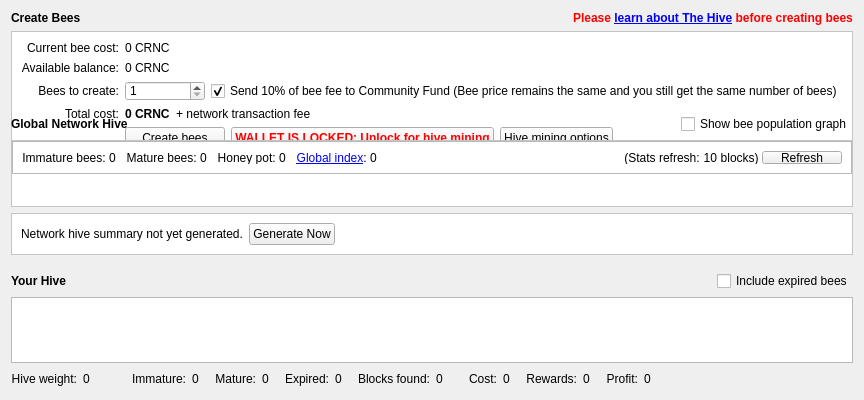
<?xml version="1.0" encoding="UTF-8"?>
<ui version="4.0">
 <class>HiveDialog</class>
 <widget class="QWidget" name="HiveDialog">
  <property name="geometry">
   <rect>
    <x>0</x>
    <y>0</y>
    <width>720</width>
    <height>400</height>
   </rect>
  </property>
  <property name="sizePolicy">
   <sizepolicy hsizetype="Preferred" vsizetype="Minimum">
    <horstretch>0</horstretch>
    <verstretch>0</verstretch>
   </sizepolicy>
  </property>
  <property name="minimumSize">
   <size>
    <width>0</width>
    <height>400</height>
   </size>
  </property>
  <property name="styleSheet">
   <string notr="true"/>
  </property>
  <layout class="QVBoxLayout" name="verticalLayout">
   <item>
    <layout class="QHBoxLayout" name="horizontalLayout_9">
     <item>
      <widget class="QLabel" name="createBeesTitleLabel">
       <property name="font">
        <font>
         <weight>75</weight>
         <bold>true</bold>
        </font>
       </property>
       <property name="text">
        <string>Create Bees</string>
       </property>
      </widget>
     </item>
     <item>
      <spacer name="horizontalSpacer_9">
       <property name="orientation">
        <enum>Qt::Horizontal</enum>
       </property>
       <property name="sizeHint" stdset="0">
        <size>
         <width>13</width>
         <height>13</height>
        </size>
       </property>
      </spacer>
     </item>
     <item>
      <widget class="QLabel" name="warningLabel">
       <property name="maximumSize">
        <size>
         <width>16</width>
         <height>16</height>
        </size>
       </property>
       <property name="font">
        <font>
         <weight>50</weight>
         <bold>false</bold>
        </font>
       </property>
       <property name="text">
        <string/>
       </property>
       <property name="pixmap">
        <pixmap resource="../bitcoin.qrc">:/icons/warning</pixmap>
       </property>
       <property name="scaledContents">
        <bool>true</bool>
       </property>
      </widget>
     </item>
     <item>
      <widget class="QLabel" name="warningLabel2">
       <property name="font">
        <font>
         <weight>75</weight>
         <bold>true</bold>
        </font>
       </property>
       <property name="text">
        <string>&lt;span style=&quot;color:#ff0000;&quot;&gt;Please &lt;a href=&quot;https://coin.crionic.org/?page_id=326&quot;&gt;&lt;span style=&quot;text-decoration: underline;&quot;&gt;learn about The Hive&lt;/span&gt;&lt;/a&gt; before creating bees&lt;/span&gt;</string>
       </property>
       <property name="openExternalLinks">
        <bool>true</bool>
       </property>
      </widget>
     </item>
    </layout>
   </item>
   <item>
    <widget class="QFrame" name="createBeesForm">
     <property name="sizePolicy">
      <sizepolicy hsizetype="Preferred" vsizetype="Fixed">
       <horstretch>0</horstretch>
       <verstretch>0</verstretch>
      </sizepolicy>
     </property>
     <property name="minimumSize">
      <size>
       <width>0</width>
       <height>145</height>
      </size>
     </property>
     <property name="styleSheet">
      <string notr="true">#createBeesForm{background:url(:/icons/hive_background_flash);
background-repeat:no-repeat;
background-position:bottom right;
background-color:white;}</string>
     </property>
     <property name="frameShape">
      <enum>QFrame::StyledPanel</enum>
     </property>
     <property name="frameShadow">
      <enum>QFrame::Sunken</enum>
     </property>
     <layout class="QFormLayout" name="formLayout_2">
      <property name="labelAlignment">
       <set>Qt::AlignRight|Qt::AlignTrailing|Qt::AlignVCenter</set>
      </property>
      <item row="0" column="0">
       <widget class="QLabel" name="currentBeeCostLabel_2">
        <property name="text">
         <string>Current bee cost:</string>
        </property>
        <property name="alignment">
         <set>Qt::AlignRight|Qt::AlignTrailing|Qt::AlignVCenter</set>
        </property>
       </widget>
      </item>
      <item row="1" column="0">
       <widget class="QLabel" name="currentBeeCostLabel_21">
        <property name="text">
         <string>Available balance:</string>
        </property>
        <property name="alignment">
         <set>Qt::AlignRight|Qt::AlignTrailing|Qt::AlignVCenter</set>
        </property>
       </widget>
      </item>
      <item row="1" column="1">
       <layout class="QHBoxLayout" name="horizontalLayout_91">
        <item>
         <widget class="QLabel" name="currentBalance">
          <property name="font">
           <font>
            <weight>50</weight>
            <bold>false</bold>
           </font>
          </property>
          <property name="text">
           <string>0 CRNC</string>
          </property>
         </widget>
        </item>
        <item>
         <spacer name="horizontalSpacer_91">
          <property name="orientation">
           <enum>Qt::Horizontal</enum>
          </property>
          <property name="sizeHint" stdset="0">
           <size>
            <width>0</width>
            <height>0</height>
           </size>
          </property>
         </spacer>
        </item>
       </layout>
      </item>
      <item row="2" column="0">
       <widget class="QLabel" name="beesToCreateLabel_2">
        <property name="text">
         <string>Bees to create:</string>
        </property>
        <property name="alignment">
         <set>Qt::AlignRight|Qt::AlignTrailing|Qt::AlignVCenter</set>
        </property>
       </widget>
      </item>
      <item row="2" column="1">
       <layout class="QHBoxLayout" name="horizontalLayout_8">
        <item>
         <widget class="QSpinBox" name="beeCountSpinner">
          <property name="minimumSize">
           <size>
            <width>80</width>
            <height>20</height>
           </size>
          </property>
          <property name="minimum">
           <number>1</number>
          </property>
          <property name="maximum">
           <number>9999999</number>
          </property>
         </widget>
        </item>
        <item>
         <widget class="QCheckBox" name="donateCommunityFundCheckbox">
          <property name="sizePolicy">
           <sizepolicy hsizetype="Fixed" vsizetype="Fixed">
            <horstretch>0</horstretch>
            <verstretch>0</verstretch>
           </sizepolicy>
          </property>
          <property name="maximumSize">
           <size>
            <width>1000</width>
            <height>16777215</height>
           </size>
          </property>
          <property name="focusPolicy">
           <enum>Qt::StrongFocus</enum>
          </property>
          <property name="toolTip">
           <string>The community fund works by diverting a portion of the unspendable bee creation fee to the spendable community fund address. This enables us to keep developing Crionic Coin.</string>
          </property>
          <property name="text">
           <string>Send 10% of bee fee to Community Fund (Bee price remains the same and you still get the same number of bees)</string>
          </property>
          <property name="checked">
           <bool>true</bool>
          </property>
         </widget>
        </item>
        <item>
         <spacer name="horizontalSpacer_8">
          <property name="orientation">
           <enum>Qt::Horizontal</enum>
          </property>
          <property name="sizeHint" stdset="0">
           <size>
            <width>0</width>
            <height>0</height>
           </size>
          </property>
         </spacer>
        </item>
       </layout>
      </item>
      <item row="3" column="0">
       <widget class="QLabel" name="totalCostLabel_3">
        <property name="text">
         <string>Total cost:</string>
        </property>
        <property name="alignment">
         <set>Qt::AlignRight|Qt::AlignTrailing|Qt::AlignVCenter</set>
        </property>
       </widget>
      </item>
      <item row="3" column="1">
       <layout class="QHBoxLayout" name="horizontalLayout_4">
        <item>
         <widget class="QLabel" name="totalCostLabel">
          <property name="font">
           <font>
            <weight>75</weight>
            <bold>true</bold>
           </font>
          </property>
          <property name="text">
           <string>0 CRNC</string>
          </property>
         </widget>
        </item>
        <item>
         <widget class="QLabel" name="label_9">
          <property name="text">
           <string>+ network transaction fee</string>
          </property>
         </widget>
        </item>
        <item>
         <spacer name="horizontalSpacer_10">
          <property name="orientation">
           <enum>Qt::Horizontal</enum>
          </property>
          <property name="sizeHint" stdset="0">
           <size>
            <width>0</width>
            <height>0</height>
           </size>
          </property>
         </spacer>
        </item>
       </layout>
      </item>
      <item row="4" column="1">
       <layout class="QHBoxLayout" name="horizontalLayout_3">
        <item>
         <widget class="QPushButton" name="createBeesButton">
          <property name="minimumSize">
           <size>
            <width>100</width>
            <height>0</height>
           </size>
          </property>
          <property name="toolTip">
           <string>Create bees now. You will be shown a confirmation dialogue including final transaction fees.</string>
          </property>
          <property name="text">
           <string>Create bees</string>
          </property>
          <property name="icon">
           <iconset resource="../bitcoin.qrc">
            <normaloff>:/icons/bee</normaloff>:/icons/bee</iconset>
          </property>
         </widget>
        </item>
        <item>
         <widget class="QPushButton" name="releaseSwarmButton">
          <property name="minimumSize">
           <size>
            <width>100</width>
            <height>0</height>
           </size>
          </property>
          <property name="font">
           <font>
            <weight>75</weight>
            <bold>true</bold>
           </font>
          </property>
          <property name="toolTip">
           <string>Click to unlock your wallet so that your bees can work. Note this only unlocks the wallet for hivemining; you must
still fully unlock it to send funds.</string>
          </property>
          <property name="styleSheet">
           <string notr="true">color:red;</string>
          </property>
          <property name="text">
           <string>WALLET IS LOCKED: Unlock for hive mining</string>
          </property>
          <property name="icon">
           <iconset resource="../bitcoin.qrc">
            <normaloff>:/icons/lock_closed</normaloff>:/icons/lock_closed</iconset>
          </property>
         </widget>
        </item>
        <item>
         <widget class="QPushButton" name="showHiveOptionsButton">
          <property name="minimumSize">
           <size>
            <width>100</width>
            <height>0</height>
           </size>
          </property>
          <property name="toolTip">
           <string>Create bees now. You will be shown a confirmation dialogue including final transaction fees.</string>
          </property>
          <property name="text">
           <string>Hive mining options</string>
          </property>
          <property name="icon">
           <iconset resource="../bitcoin.qrc">
            <normaloff>:/icons/options</normaloff>:/icons/options</iconset>
          </property>
         </widget>
        </item>
        <item>
         <spacer name="horizontalSpacer_7">
          <property name="orientation">
           <enum>Qt::Horizontal</enum>
          </property>
          <property name="sizeHint" stdset="0">
           <size>
            <width>0</width>
            <height>0</height>
           </size>
          </property>
         </spacer>
        </item>
       </layout>
      </item>
      <item row="0" column="1">
       <layout class="QHBoxLayout" name="horizontalLayout_10">
        <item>
         <widget class="QLabel" name="beeCostLabel">
          <property name="font">
           <font>
            <weight>50</weight>
            <bold>false</bold>
           </font>
          </property>
          <property name="text">
           <string>0 CRNC</string>
          </property>
         </widget>
        </item>
        <item>
         <spacer name="horizontalSpacer_18">
          <property name="orientation">
           <enum>Qt::Horizontal</enum>
          </property>
          <property name="sizeHint" stdset="0">
           <size>
            <width>13</width>
            <height>13</height>
           </size>
          </property>
         </spacer>
        </item>
       </layout>
      </item>
     </layout>
    </widget>
   </item>
   <item>
    <spacer name="verticalSpacer_3">
     <property name="orientation">
      <enum>Qt::Vertical</enum>
     </property>
     <property name="sizeType">
      <enum>QSizePolicy::Fixed</enum>
     </property>
     <property name="sizeHint" stdset="0">
      <size>
       <width>20</width>
       <height>10</height>
      </size>
     </property>
    </spacer>
   </item>
   <item>
    <layout class="QHBoxLayout" name="yourHiveHeader_2">
     <item>
      <widget class="QLabel" name="globalNetworkHiveTitleLabel">
       <property name="font">
        <font>
         <weight>75</weight>
         <bold>true</bold>
        </font>
       </property>
       <property name="text">
        <string>Global Network Hive</string>
       </property>
      </widget>
     </item>
     <item>
      <spacer name="horizontalSpacer_20">
       <property name="orientation">
        <enum>Qt::Horizontal</enum>
       </property>
       <property name="sizeHint" stdset="0">
        <size>
         <width>0</width>
         <height>0</height>
        </size>
       </property>
      </spacer>
     </item>
     <item>
      <widget class="QCheckBox" name="showAdvancedStatsCheckbox">
       <property name="sizePolicy">
        <sizepolicy hsizetype="Fixed" vsizetype="Fixed">
         <horstretch>0</horstretch>
         <verstretch>0</verstretch>
        </sizepolicy>
       </property>
       <property name="maximumSize">
        <size>
         <width>1000</width>
         <height>16777215</height>
        </size>
       </property>
       <property name="focusPolicy">
        <enum>Qt::StrongFocus</enum>
       </property>
       <property name="toolTip">
        <string>If ticked, advanced global network hive stats will be displayed</string>
       </property>
       <property name="text">
        <string>Show bee population graph</string>
       </property>
       <property name="checked">
        <bool>false</bool>
       </property>
      </widget>
     </item>
    </layout>
   </item>
   <item>
    <widget class="QFrame" name="globalHiveSummary">
     <property name="styleSheet">
      <string notr="true">#globalHiveSummary {background-color:white;}</string>
     </property>
     <property name="frameShape">
      <enum>QFrame::StyledPanel</enum>
     </property>
     <property name="frameShadow">
      <enum>QFrame::Sunken</enum>
     </property>
     <layout class="QVBoxLayout" name="verticalLayout_2">
      <property name="spacing">
       <number>0</number>
      </property>
      <property name="leftMargin">
       <number>0</number>
      </property>
      <property name="topMargin">
       <number>0</number>
      </property>
      <property name="rightMargin">
       <number>0</number>
      </property>
      <property name="bottomMargin">
       <number>0</number>
      </property>
      <item>
       <widget class="QFrame" name="globalHiveSummaryTextRow">
        <property name="styleSheet">
         <string notr="true"/>
        </property>
        <property name="frameShape">
         <enum>QFrame::StyledPanel</enum>
        </property>
        <property name="frameShadow">
         <enum>QFrame::Raised</enum>
        </property>
        <layout class="QHBoxLayout" name="horizontalLayout">
         <property name="spacing">
          <number>0</number>
         </property>
         <item>
          <widget class="QLabel" name="label_6">
           <property name="toolTip">
            <string>The total number of immature bees across the whole network</string>
           </property>
           <property name="text">
            <string>Immature bees: </string>
           </property>
           <property name="alignment">
            <set>Qt::AlignRight|Qt::AlignTrailing|Qt::AlignVCenter</set>
           </property>
          </widget>
         </item>
         <item>
          <widget class="QLabel" name="globalImmatureLabel">
           <property name="toolTip">
            <string>The total number of immature bees across the whole network</string>
           </property>
           <property name="text">
            <string>0</string>
           </property>
          </widget>
         </item>
         <item>
          <spacer name="immatureLabelSpacer_2">
           <property name="orientation">
            <enum>Qt::Horizontal</enum>
           </property>
           <property name="sizeType">
            <enum>QSizePolicy::Fixed</enum>
           </property>
           <property name="sizeHint" stdset="0">
            <size>
             <width>10</width>
             <height>0</height>
            </size>
           </property>
          </spacer>
         </item>
         <item>
          <widget class="QLabel" name="label_12">
           <property name="toolTip">
            <string>The total number of mature bees across the whole network</string>
           </property>
           <property name="text">
            <string>Mature bees: </string>
           </property>
           <property name="alignment">
            <set>Qt::AlignRight|Qt::AlignTrailing|Qt::AlignVCenter</set>
           </property>
          </widget>
         </item>
         <item>
          <widget class="QLabel" name="globalMatureLabel">
           <property name="toolTip">
            <string>The total number of mature bees across the whole network</string>
           </property>
           <property name="text">
            <string>0</string>
           </property>
          </widget>
         </item>
         <item>
          <spacer name="immatureLabelSpacer_3">
           <property name="orientation">
            <enum>Qt::Horizontal</enum>
           </property>
           <property name="sizeType">
            <enum>QSizePolicy::Fixed</enum>
           </property>
           <property name="sizeHint" stdset="0">
            <size>
             <width>10</width>
             <height>0</height>
            </size>
           </property>
          </spacer>
         </item>
         <item>
          <widget class="QLabel" name="label_11">
           <property name="toolTip">
            <string>The total block rewards available on the network over the lifespan of a single bee</string>
           </property>
           <property name="text">
            <string>Honey pot: </string>
           </property>
           <property name="alignment">
            <set>Qt::AlignRight|Qt::AlignTrailing|Qt::AlignVCenter</set>
           </property>
          </widget>
         </item>
         <item>
          <widget class="QLabel" name="potentialRewardsLabel">
           <property name="toolTip">
            <string>The total block rewards available on the network over the lifespan of a single bee</string>
           </property>
           <property name="text">
            <string>0</string>
           </property>
          </widget>
         </item>
         <item>
          <spacer name="immatureLabelSpacer_5">
           <property name="orientation">
            <enum>Qt::Horizontal</enum>
           </property>
           <property name="sizeType">
            <enum>QSizePolicy::Fixed</enum>
           </property>
           <property name="sizeHint" stdset="0">
            <size>
             <width>10</width>
             <height>0</height>
            </size>
           </property>
          </spacer>
         </item>
         <item>
          <widget class="QLabel" name="label_16">
           <property name="toolTip">
            <string>The Global Index is a measure of network bee population. At a value of 100,
the network is saturated with the maximum number of bees that are expected
to make back their cost. At values below 100, it is expected at all bees will be profitable.</string>
           </property>
           <property name="text">
            <string>&lt;a href=&quot;https://coin.crionic.org/?page_id=326&quot;&gt;&lt;span style=&quot;text-decoration: underline;&quot;&gt;Global index&lt;/span&gt;&lt;/a&gt;: </string>
           </property>
           <property name="alignment">
            <set>Qt::AlignRight|Qt::AlignTrailing|Qt::AlignVCenter</set>
           </property>
           <property name="openExternalLinks">
            <bool>true</bool>
           </property>
          </widget>
         </item>
         <item>
          <widget class="QLabel" name="beePopIndexLabel">
           <property name="toolTip">
            <string>The Global Index is a measure of network bee population. At a value of 100,
the network is saturated with the maximum number of bees that are expected
to make back their cost. At values below 100, it is expected at all bees will be profitable.</string>
           </property>
           <property name="text">
            <string>0</string>
           </property>
          </widget>
         </item>
         <item>
          <spacer name="immatureLabelSpacer_6">
           <property name="orientation">
            <enum>Qt::Horizontal</enum>
           </property>
           <property name="sizeType">
            <enum>QSizePolicy::Fixed</enum>
           </property>
           <property name="sizeHint" stdset="0">
            <size>
             <width>10</width>
             <height>0</height>
            </size>
           </property>
          </spacer>
         </item>
         <item>
          <widget class="TinyPie" name="beePopIndexPie" native="true">
           <property name="sizePolicy">
            <sizepolicy hsizetype="Fixed" vsizetype="Fixed">
             <horstretch>0</horstretch>
             <verstretch>0</verstretch>
            </sizepolicy>
           </property>
           <property name="minimumSize">
            <size>
             <width>20</width>
             <height>20</height>
            </size>
           </property>
           <property name="toolTip">
            <string>The Global Index is a measure of network bee population. At a value of 100,
the network is saturated with the maximum number of bees that are expected
to make back their cost. At values below 100, it is expected at all bees will be profitable.</string>
           </property>
          </widget>
         </item>
         <item>
          <spacer name="horizontalSpacer_12">
           <property name="orientation">
            <enum>Qt::Horizontal</enum>
           </property>
           <property name="sizeHint" stdset="0">
            <size>
             <width>0</width>
             <height>0</height>
            </size>
           </property>
          </spacer>
         </item>
         <item>
          <widget class="QLabel" name="label_13">
           <property name="toolTip">
            <string>Global network hive stats are automatically refreshed every 10 blocks</string>
           </property>
           <property name="text">
            <string>(Stats refresh: </string>
           </property>
           <property name="alignment">
            <set>Qt::AlignRight|Qt::AlignTrailing|Qt::AlignVCenter</set>
           </property>
          </widget>
         </item>
         <item>
          <widget class="QLabel" name="blocksTillGlobalRefresh">
           <property name="text">
            <string>10</string>
           </property>
           <property name="alignment">
            <set>Qt::AlignRight|Qt::AlignTrailing|Qt::AlignVCenter</set>
           </property>
          </widget>
         </item>
         <item>
          <widget class="QLabel" name="label_15">
           <property name="toolTip">
            <string>Global network hive stats are automatically refreshed every 10 blocks</string>
           </property>
           <property name="text">
            <string> blocks) </string>
           </property>
           <property name="alignment">
            <set>Qt::AlignRight|Qt::AlignTrailing|Qt::AlignVCenter</set>
           </property>
          </widget>
         </item>
         <item>
          <widget class="QPushButton" name="refreshGlobalSummaryButton">
           <property name="minimumSize">
            <size>
             <width>75</width>
             <height>0</height>
            </size>
           </property>
           <property name="toolTip">
            <string>Refresh global hive stats now</string>
           </property>
           <property name="text">
            <string>Refresh</string>
           </property>
           <property name="icon">
            <iconset resource="../bitcoin.qrc">
             <normaloff>:/icons/refresh</normaloff>:/icons/refresh</iconset>
           </property>
          </widget>
         </item>
        </layout>
       </widget>
      </item>
      <item>
       <widget class="QCustomPlot" name="beePopGraph" native="true">
        <property name="sizePolicy">
         <sizepolicy hsizetype="Expanding" vsizetype="Expanding">
          <horstretch>0</horstretch>
          <verstretch>0</verstretch>
         </sizepolicy>
        </property>
        <property name="minimumSize">
         <size>
          <width>0</width>
          <height>100</height>
         </size>
        </property>
       </widget>
      </item>
     </layout>
    </widget>
   </item>
   <item>
    <widget class="QFrame" name="globalHiveSummaryError">
     <property name="styleSheet">
      <string notr="true">#globalHiveSummaryError {
background-color:white;
}</string>
     </property>
     <property name="frameShape">
      <enum>QFrame::StyledPanel</enum>
     </property>
     <property name="frameShadow">
      <enum>QFrame::Sunken</enum>
     </property>
     <layout class="QHBoxLayout" name="horizontalLayout_2">
      <item>
       <widget class="QLabel" name="globalHiveSummaryErrorLabel">
        <property name="font">
         <font>
          <weight>50</weight>
          <bold>false</bold>
         </font>
        </property>
        <property name="styleSheet">
         <string notr="true"/>
        </property>
        <property name="text">
         <string>Network hive summary not yet generated.</string>
        </property>
       </widget>
      </item>
      <item>
       <widget class="QPushButton" name="retryGlobalSummaryButton">
        <property name="minimumSize">
         <size>
          <width>75</width>
          <height>0</height>
         </size>
        </property>
        <property name="toolTip">
         <string>Attempt to generate global network hive stats now</string>
        </property>
        <property name="text">
         <string>Generate Now</string>
        </property>
       </widget>
      </item>
      <item>
       <spacer name="horizontalSpacer_17">
        <property name="orientation">
         <enum>Qt::Horizontal</enum>
        </property>
        <property name="sizeHint" stdset="0">
         <size>
          <width>0</width>
          <height>0</height>
         </size>
        </property>
       </spacer>
      </item>
     </layout>
    </widget>
   </item>
   <item>
    <spacer name="verticalSpacer">
     <property name="orientation">
      <enum>Qt::Vertical</enum>
     </property>
     <property name="sizeType">
      <enum>QSizePolicy::Fixed</enum>
     </property>
     <property name="sizeHint" stdset="0">
      <size>
       <width>20</width>
       <height>10</height>
      </size>
     </property>
    </spacer>
   </item>
   <item>
    <layout class="QHBoxLayout" name="yourHiveHeader">
     <item>
      <widget class="QLabel" name="label_8">
       <property name="font">
        <font>
         <weight>75</weight>
         <bold>true</bold>
        </font>
       </property>
       <property name="text">
        <string>Your Hive</string>
       </property>
      </widget>
     </item>
     <item>
      <spacer name="horizontalSpacer_13">
       <property name="orientation">
        <enum>Qt::Horizontal</enum>
       </property>
       <property name="sizeHint" stdset="0">
        <size>
         <width>0</width>
         <height>0</height>
        </size>
       </property>
      </spacer>
     </item>
     <item>
      <widget class="QCheckBox" name="includeDeadBeesCheckbox">
       <property name="sizePolicy">
        <sizepolicy hsizetype="Fixed" vsizetype="Fixed">
         <horstretch>0</horstretch>
         <verstretch>0</verstretch>
        </sizepolicy>
       </property>
       <property name="maximumSize">
        <size>
         <width>1000</width>
         <height>16777215</height>
        </size>
       </property>
       <property name="focusPolicy">
        <enum>Qt::StrongFocus</enum>
       </property>
       <property name="toolTip">
        <string>If ticked, your hive display and summary will include bees that have expired as well as bees that are currently living.</string>
       </property>
       <property name="text">
        <string>Include expired bees</string>
       </property>
       <property name="checked">
        <bool>false</bool>
       </property>
      </widget>
     </item>
    </layout>
   </item>
   <item>
    <widget class="QTableView" name="currentHiveView">
     <property name="minimumSize">
      <size>
       <width>0</width>
       <height>0</height>
      </size>
     </property>
     <property name="contextMenuPolicy">
      <enum>Qt::CustomContextMenu</enum>
     </property>
     <property name="tabKeyNavigation">
      <bool>false</bool>
     </property>
     <property name="sortingEnabled">
      <bool>true</bool>
     </property>
    </widget>
   </item>
   <item>
    <layout class="QHBoxLayout" name="yourHiveSummary">
     <item>
      <widget class="QLabel" name="label_14">
       <property name="toolTip">
        <string>Hive Weight = is your hive population / global hive population. 
This represents how much of the global hive you control as well as
your hive's chance of mining any given hivemineable block.</string>
       </property>
       <property name="text">
        <string>Hive weight:</string>
       </property>
       <property name="alignment">
        <set>Qt::AlignRight|Qt::AlignTrailing|Qt::AlignVCenter</set>
       </property>
      </widget>
     </item>
     <item>
      <widget class="QLabel" name="localHiveWeightLabel">
       <property name="toolTip">
        <string>Hive Weight = is your hive population / global hive population. 
This represents how much of the global hive you control as well as
your hive's chance of mining any given hivemineable block.</string>
       </property>
       <property name="text">
        <string>0</string>
       </property>
      </widget>
     </item>
     <item>
      <widget class="TinyPie" name="hiveWeightPie" native="true">
       <property name="sizePolicy">
        <sizepolicy hsizetype="Fixed" vsizetype="Fixed">
         <horstretch>0</horstretch>
         <verstretch>0</verstretch>
        </sizepolicy>
       </property>
       <property name="minimumSize">
        <size>
         <width>20</width>
         <height>20</height>
        </size>
       </property>
       <property name="toolTip">
        <string>Hive Weight = is your hive population / global hive population. 
This represents how much of the global hive you control as well as
your hive's chance of mining any given hivemineable block.</string>
       </property>
      </widget>
     </item>
     <item>
      <spacer name="immatureLabelSpacer_4">
       <property name="orientation">
        <enum>Qt::Horizontal</enum>
       </property>
       <property name="sizeType">
        <enum>QSizePolicy::Fixed</enum>
       </property>
       <property name="sizeHint" stdset="0">
        <size>
         <width>10</width>
         <height>0</height>
        </size>
       </property>
      </spacer>
     </item>
     <item>
      <widget class="QLabel" name="label">
       <property name="toolTip">
        <string>Current number of immature bees in your hive</string>
       </property>
       <property name="text">
        <string>Immature:</string>
       </property>
       <property name="alignment">
        <set>Qt::AlignRight|Qt::AlignTrailing|Qt::AlignVCenter</set>
       </property>
      </widget>
     </item>
     <item>
      <widget class="QLabel" name="immatureLabel">
       <property name="toolTip">
        <string>Current number of immature bees in your hive</string>
       </property>
       <property name="text">
        <string>0</string>
       </property>
      </widget>
     </item>
     <item>
      <spacer name="immatureLabelSpacer">
       <property name="orientation">
        <enum>Qt::Horizontal</enum>
       </property>
       <property name="sizeType">
        <enum>QSizePolicy::Fixed</enum>
       </property>
       <property name="sizeHint" stdset="0">
        <size>
         <width>10</width>
         <height>0</height>
        </size>
       </property>
      </spacer>
     </item>
     <item>
      <widget class="QLabel" name="label_3">
       <property name="toolTip">
        <string>Current number of mature bees in your hive</string>
       </property>
       <property name="text">
        <string>Mature:</string>
       </property>
       <property name="alignment">
        <set>Qt::AlignRight|Qt::AlignTrailing|Qt::AlignVCenter</set>
       </property>
      </widget>
     </item>
     <item>
      <widget class="QLabel" name="matureLabel">
       <property name="toolTip">
        <string>Current number of mature bees in your hive</string>
       </property>
       <property name="text">
        <string>0</string>
       </property>
      </widget>
     </item>
     <item>
      <spacer name="horizontalSpacer_16">
       <property name="orientation">
        <enum>Qt::Horizontal</enum>
       </property>
       <property name="sizeType">
        <enum>QSizePolicy::Fixed</enum>
       </property>
       <property name="sizeHint" stdset="0">
        <size>
         <width>10</width>
         <height>0</height>
        </size>
       </property>
      </spacer>
     </item>
     <item>
      <widget class="QLabel" name="deadTitleLabel">
       <property name="toolTip">
        <string>Current number of expired bees in your hive</string>
       </property>
       <property name="text">
        <string>Expired:</string>
       </property>
       <property name="alignment">
        <set>Qt::AlignRight|Qt::AlignTrailing|Qt::AlignVCenter</set>
       </property>
      </widget>
     </item>
     <item>
      <widget class="QLabel" name="deadLabel">
       <property name="toolTip">
        <string>Current number of expired bees in your hive</string>
       </property>
       <property name="text">
        <string>0</string>
       </property>
      </widget>
     </item>
     <item>
      <spacer name="horizontalSpacer_15">
       <property name="orientation">
        <enum>Qt::Horizontal</enum>
       </property>
       <property name="sizeType">
        <enum>QSizePolicy::Fixed</enum>
       </property>
       <property name="sizeHint" stdset="0">
        <size>
         <width>10</width>
         <height>0</height>
        </size>
       </property>
      </spacer>
     </item>
     <item>
      <widget class="QLabel" name="label_4">
       <property name="toolTip">
        <string>The number of blocks hivemined by your bees</string>
       </property>
       <property name="text">
        <string>Blocks found:</string>
       </property>
       <property name="alignment">
        <set>Qt::AlignRight|Qt::AlignTrailing|Qt::AlignVCenter</set>
       </property>
      </widget>
     </item>
     <item>
      <widget class="QLabel" name="blocksFoundLabel">
       <property name="toolTip">
        <string>The number of blocks hivemined by your bees</string>
       </property>
       <property name="text">
        <string>0</string>
       </property>
      </widget>
     </item>
     <item>
      <spacer name="deadLabelSpacer">
       <property name="orientation">
        <enum>Qt::Horizontal</enum>
       </property>
       <property name="sizeType">
        <enum>QSizePolicy::Fixed</enum>
       </property>
       <property name="sizeHint" stdset="0">
        <size>
         <width>20</width>
         <height>0</height>
        </size>
       </property>
      </spacer>
     </item>
     <item>
      <widget class="QLabel" name="label_10">
       <property name="toolTip">
        <string>Total bee cost of your hive</string>
       </property>
       <property name="text">
        <string>Cost:</string>
       </property>
       <property name="alignment">
        <set>Qt::AlignRight|Qt::AlignTrailing|Qt::AlignVCenter</set>
       </property>
      </widget>
     </item>
     <item>
      <widget class="QLabel" name="costLabel">
       <property name="toolTip">
        <string>Total bee cost of your hive</string>
       </property>
       <property name="text">
        <string>0</string>
       </property>
      </widget>
     </item>
     <item>
      <spacer name="horizontalSpacer_14">
       <property name="orientation">
        <enum>Qt::Horizontal</enum>
       </property>
       <property name="sizeType">
        <enum>QSizePolicy::Fixed</enum>
       </property>
       <property name="sizeHint" stdset="0">
        <size>
         <width>10</width>
         <height>0</height>
        </size>
       </property>
      </spacer>
     </item>
     <item>
      <widget class="QLabel" name="label_5">
       <property name="toolTip">
        <string>Total block rewards earned by your bees</string>
       </property>
       <property name="text">
        <string>Rewards:</string>
       </property>
       <property name="alignment">
        <set>Qt::AlignRight|Qt::AlignTrailing|Qt::AlignVCenter</set>
       </property>
      </widget>
     </item>
     <item>
      <widget class="QLabel" name="rewardsPaidLabel">
       <property name="toolTip">
        <string>Total block rewards earned by your bees</string>
       </property>
       <property name="text">
        <string>0</string>
       </property>
      </widget>
     </item>
     <item>
      <spacer name="horizontalSpacer_19">
       <property name="orientation">
        <enum>Qt::Horizontal</enum>
       </property>
       <property name="sizeType">
        <enum>QSizePolicy::Fixed</enum>
       </property>
       <property name="sizeHint" stdset="0">
        <size>
         <width>10</width>
         <height>0</height>
        </size>
       </property>
      </spacer>
     </item>
     <item>
      <widget class="QLabel" name="label_7">
       <property name="toolTip">
        <string>Total profit made by your bees</string>
       </property>
       <property name="text">
        <string>Profit:</string>
       </property>
       <property name="alignment">
        <set>Qt::AlignRight|Qt::AlignTrailing|Qt::AlignVCenter</set>
       </property>
      </widget>
     </item>
     <item>
      <widget class="QLabel" name="profitLabel">
       <property name="toolTip">
        <string>Total profit made by your bees</string>
       </property>
       <property name="text">
        <string>0</string>
       </property>
      </widget>
     </item>
     <item>
      <spacer name="horizontalSpacer_11">
       <property name="orientation">
        <enum>Qt::Horizontal</enum>
       </property>
       <property name="sizeHint" stdset="0">
        <size>
         <width>0</width>
         <height>0</height>
        </size>
       </property>
      </spacer>
     </item>
    </layout>
   </item>
  </layout>
 </widget>
 <customwidgets>
  <customwidget>
   <class>TinyPie</class>
   <extends>QWidget</extends>
   <header>qt/tinypie.h</header>
   <container>1</container>
  </customwidget>
  <customwidget>
   <class>QCustomPlot</class>
   <extends>QWidget</extends>
   <header>qt/qcustomplot.h</header>
   <container>1</container>
  </customwidget>
 </customwidgets>
 <resources>
  <include location="../bitcoin.qrc"/>
 </resources>
 <connections/>
</ui>
